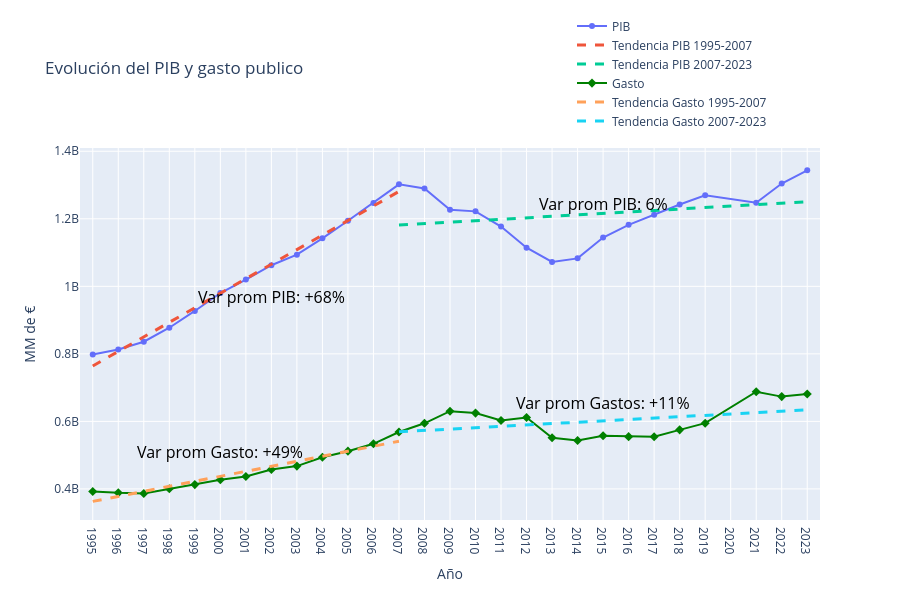

The notebook cell saved with this chart:
### Markdown cell above
## 1.4 PIB vs Gastos (tendencia mediano placo)

### Code cell
### DATOS SIN PANDEMIA
#pib y gastos anuales
data = gastos_2023_pand.groupby("Año").agg({"Millones Euros 2023":"sum","PIB_MM_2023":"sum"}).round(0).reset_index()
data = data.merge(poblacion[["Año","Total hab"]], on="Año", how="left")
data = data[data_1["Año"]!=2020]

## datos para modelar regresión lineal 1995-2007 ##
hasta2007 = data["Año"]<=2007
data_1 = data[hasta2007]

x1, y1 = data_1["Año"], data_1["PIB_MM_2023"]
x2, y2 = data_1["Año"], data_1["Millones Euros 2023"]*1000
# regresiones lineales
m1, b1 = np.polyfit(x1, y1, 1)
m2, b2 = np.polyfit(x2, y2, 1)
# Rectas y formulas
p1_line = m1 * x1 + b1
p2_line = m2 * x2 + b2

formula1 = f"PIB: y = {m1:.0f}x + {b1:.0f}"
formula2 = f"Gasto: y = {m2:.0f}x + {b2:.0f}"

## datos para modelar regresión lineal 2007-2023 ##
despues_2007 = data["Año"]>=2007
data_2 = data[despues_2007]

x3, y3 = data_2["Año"], data_2["PIB_MM_2023"]
x4, y4 = data_2["Año"], data_2["Millones Euros 2023"]*1000
# regresiones lineales
m3, b3 = np.polyfit(x3, y3, 1)
m4, b4 = np.polyfit(x4, y4, 1)
# Rectas y formulas
p3_line = m3 * x3 + b3
p4_line = m4 * x4 + b4

formula3 = f"PIB: y = {m3:.0f}x + {b3:.0f}"
formula4 = f"Gasto: y = {m4:.0f}x + {b4:.0f}"

### GRAFICOS ###
fig = go.Figure()
# PIB_MM_2023 
fig.add_trace(go.Scatter(
    x=data["Año"],
    y=data["PIB_MM_2023"],
    mode="lines+markers",
    name="PIB"
))
# tendencia PIBl 1995-2007
fig.add_trace(go.Scatter(
    x=x1,
    y=p1_line,
    mode="lines",
    name="Tendencia PIB 1995-2007",
    line=dict(dash="dash", width=3)
))
# tendencia PIBl 2007-2023
fig.add_trace(go.Scatter(
    x=x3,
    y=p3_line,
    mode="lines",
    name="Tendencia PIB 2007-2023",
    line=dict(dash="dash", width=3)
))
# Gasto publico 
fig.add_trace(go.Scatter(
    x=data["Año"],
    y=data["Millones Euros 2023"]*1000,
    mode="lines+markers",
    line=dict(color="green"),
    marker=dict(symbol="diamond", size=7),
    name="Gasto",
))
# tendencia Gastol 1995-2007
fig.add_trace(go.Scatter(
    x=x2,
    y=p2_line,
    mode="lines",
    name="Tendencia Gasto 1995-2007",
    line=dict(dash="dash", width=3),
))
# tendencia Gastol 2007-2024
fig.add_trace(go.Scatter(
    x=x4,
    y=p4_line,
    mode="lines",
    name="Tendencia Gasto 2007-2023",
    line=dict(dash="dash", width=3),
))
### CONFIGURACION DE EJES, LEYENDA
fig.update_layout(
    title="Evolución del PIB y gasto publico",
    height=600,   # subilo o bajalo a gusto
    #width=1300,     # opcional
    xaxis=dict(
        title="Año",
        dtick=1,                        # muestra cada dato unico, fuerza a
        tickfont=dict(size=12),
        range = [1994.5, 2023.5]),
    yaxis1=dict(title="MM de €"),
                #range = [15,29]),
    legend=dict(
        x=.8,
        y=1.2,
        xanchor="center",    #que punto de referencia se toma para el objeto visual
        yanchor="middle")
)
### NOTAS ###
# tendencia PIB 1995-2007
valor_p1_1995 = m1 * 1995 +b1
valor_p1_2007 = m1 * 2007 +b1
fig.add_annotation(
    x=2002,
    y=p1_line.iloc[1]*1.2,
    text=f"Var prom PIB: +{((valor_p1_2007/valor_p1_1995-1) * 100):.0f}%",
    showarrow=False,
    font=dict(size=16, color="black")
)
# tendencia Gasto 1995-2007
valor_p2_1995 = m2 * 1995 +b2
valor_p2_2007 = m2 * 2007 +b2
fig.add_annotation(
    x=2000,
    y=float(p2_line[0]*1.4),   # valor en la escala de la recta (y2)
    xref="x",                # <--- importante: referencia al eje secundario
    text=f"Var prom Gasto: +{((valor_p2_2007/valor_p2_1995- 1) * 100):.0f}%",
    showarrow=False,
    font=dict(size=16, color="black")
)
# tendencia PIB 2007-2023
valor_p3_2007 = m3 * 2007 +b3
valor_p3_2023 = m3 * 2023 +b3
fig.add_annotation(
    x=2015,
    y=p3_line.iloc[1]*1.05,
    text=f"Var prom PIB: {((valor_p3_2023/valor_p3_2007-1) * 100):.0f}%",
    showarrow=False,
    font=dict(size=16, color="black")
)
# tendencia Gastol 2007-2023
valor_p4_2007 = m4 * 2007 +b4
valor_p4_2023 = m4 * 2023 +b4
fig.add_annotation(
    x=2015,
    y=p4_line.iloc[0]*1.15,   # valor en la escala de la recta (y2)
    xref="x",                # <--- importante: referencia al eje secundario
    text=f"Var prom Gastos: +{((valor_p4_2023/valor_p4_2007- 1) * 100):.0f}%",
    showarrow=False,
    font=dict(size=16, color="black")
)
fig.show()

### Figure 1 — Plotly figure (JSON) as saved in the notebook; plotly's stock layout.template omitted (floating-point values rounded to 4 significant figures)
{"data": [{"mode": "lines+markers", "name": "PIB", "type": "scatter", "x": [1995, 1996, 1997, 1998, 1999, 2000, 2001, 2002, 2003, 2004, 2005, 2006, 2007, 2008, 2009, 2010, 2011, 2012, 2013, 2014, 2015, 2016, 2017, 2018, 2019, 2021, 2022, 2023], "y": [798000000.0, 812800000.0, 836000000.0, 877400000.0, 927100000.0, 980100000.0, 1020000000.0, 1062000000.0, 1094000000.0, 1142000000.0, 1194000000.0, 1247000000.0, 1302000000.0, 1290000000.0, 1227000000.0, 1222000000.0, 1177000000.0, 1114000000.0, 1072000000.0, 1083000000.0, 1144000000.0, 1182000000.0, 1212000000.0, 1242000000.0, 1270000000.0, 1248000000.0, 1304000000.0, 1343000000.0]}, {"line": {"dash": "dash", "width": 3}, "mode": "lines", "name": "Tendencia PIB 1995-2007", "type": "scatter", "x": [1995, 1996, 1997, 1998, 1999, 2000, 2001, 2002, 2003, 2004, 2005, 2006, 2007], "y": [764100000.0, 807200000.0, 850300000.0, 893300000.0, 936400000.0, 979500000.0, 1023000000.0, 1066000000.0, 1109000000.0, 1152000000.0, 1195000000.0, 1238000000.0, 1281000000.0]}, {"line": {"dash": "dash", "width": 3}, "mode": "lines", "name": "Tendencia PIB 2007-2023", "type": "scatter", "x": [2007, 2008, 2009, 2010, 2011, 2012, 2013, 2014, 2015, 2016, 2017, 2018, 2019, 2021, 2022, 2023], "y": [1181000000.0, 1186000000.0, 1190000000.0, 1194000000.0, 1199000000.0, 1203000000.0, 1207000000.0, 1212000000.0, 1216000000.0, 1220000000.0, 1225000000.0, 1229000000.0, 1233000000.0, 1242000000.0, 1246000000.0, 1251000000.0]}, {"line": {"color": "green"}, "marker": {"size": 7, "symbol": "diamond"}, "mode": "lines+markers", "name": "Gasto", "type": "scatter", "x": [1995, 1996, 1997, 1998, 1999, 2000, 2001, 2002, 2003, 2004, 2005, 2006, 2007, 2008, 2009, 2010, 2011, 2012, 2013, 2014, 2015, 2016, 2017, 2018, 2019, 2021, 2022, 2023], "y": [392500000.0, 388400000.0, 386600000.0, 400700000.0, 412800000.0, 427300000.0, 436800000.0, 457400000.0, 467600000.0, 494000000.0, 511800000.0, 533700000.0, 568700000.0, 594400000.0, 630300000.0, 624600000.0, 602800000.0, 611500000.0, 551700000.0, 543600000.0, 557400000.0, 554800000.0, 554400000.0, 574900000.0, 594700000.0, 688000000.0, 673400000.0, 681000000.0]}, {"line": {"dash": "dash", "width": 3}, "mode": "lines", "name": "Tendencia Gasto 1995-2007", "type": "scatter", "x": [1995, 1996, 1997, 1998, 1999, 2000, 2001, 2002, 2003, 2004, 2005, 2006, 2007], "y": [363100000.0, 377900000.0, 392800000.0, 407600000.0, 422500000.0, 437300000.0, 452200000.0, 467000000.0, 481900000.0, 496700000.0, 511600000.0, 526400000.0, 541300000.0]}, {"line": {"dash": "dash", "width": 3}, "mode": "lines", "name": "Tendencia Gasto 2007-2023", "type": "scatter", "x": [2007, 2008, 2009, 2010, 2011, 2012, 2013, 2014, 2015, 2016, 2017, 2018, 2019, 2021, 2022, 2023], "y": [569100000.0, 573200000.0, 577200000.0, 581300000.0, 585400000.0, 589400000.0, 593500000.0, 597600000.0, 601600000.0, 605700000.0, 609800000.0, 613800000.0, 617900000.0, 626000000.0, 630100000.0, 634200000.0]}], "layout": {"annotations": [{"font": {"color": "black", "size": 16}, "showarrow": false, "text": "Var prom PIB: +68%", "x": 2002, "y": 968600000.0}, {"font": {"color": "black", "size": 16}, "showarrow": false, "text": "Var prom Gasto: +49%", "x": 2000, "xref": "x", "y": 508300000.0}, {"font": {"color": "black", "size": 16}, "showarrow": false, "text": "Var prom PIB: 6%", "x": 2015, "y": 1245000000.0}, {"font": {"color": "black", "size": 16}, "showarrow": false, "text": "Var prom Gastos: +11%", "x": 2015, "xref": "x", "y": 654500000.0}], "height": 600, "legend": {"x": 0.8, "xanchor": "center", "y": 1.2, "yanchor": "middle"}, "title": {"text": "Evolución del PIB y gasto publico"}, "xaxis": {"dtick": 1, "range": [1994.0, 2024.0], "tickfont": {"size": 12}, "title": {"text": "Año"}}, "yaxis": {"title": {"text": "MM de €"}}}}
